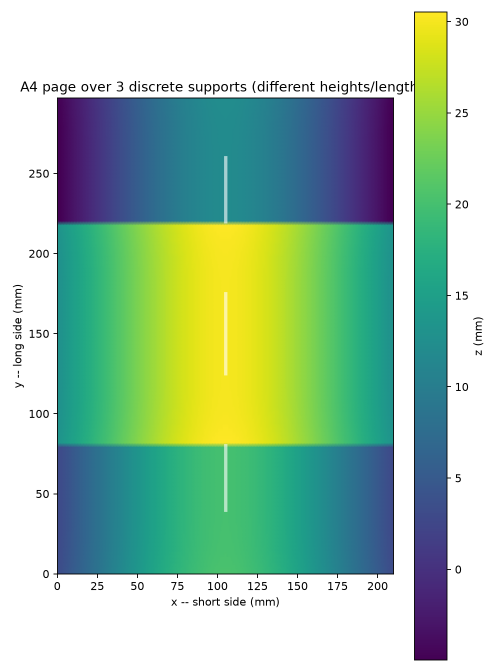
#> input picture scripts/paper_bend/multi_support_heatmap.png, 992 x 1344 px (shown at 1/2 size)
$ python -i text_bounds.py   (imports and definitions only)   (older library calls are emulated)
#> lines starting #> are read from the running program, lines starting #| are printed output that depends on the picture; after the words box and inside, x2 and y2 are one past the last pixel; in counts of white or black regions, pixels touching at a corner belong together
from __future__ import annotations

import cv2
import numpy as np

DETECT_MAX_PX = 1400
BORDER_FRAC = 0.02
MIN_COMP_FRAC = 2.5e-4
DETECT_CLOSE_W = 9
DETECT_CLOSE_H = 3
CC_CONNECTIVITY = 8
SAUVOLA_R = 127.5
SAUVOLA_WINDOW = 51
BG_KERNEL_SIZE = 51
BG_DOWNSCALE = 4
BW_STRENGTH_2 = {"k": 0.110, "minArea": 40}

PATCH_GRID_COLS = 8
PATCH_GRID_ROWS = 12
STROKE_SCALE_FRAC = 0.006
MAX_THICK_INK_FRAC = 0.15

DROP_WATERMARKS = ("arxiv:", "oceanofpdf")


def sauvola_ink_mask(flat: np.ndarray, window: int, k: float) -> np.ndarray:
    win = window | 1
    f32 = flat.astype(np.float32)
    mean = cv2.boxFilter(f32, cv2.CV_32F, (win, win), borderType=cv2.BORDER_REFLECT_101)
    sq_mean = cv2.boxFilter(f32 * f32, cv2.CV_32F, (win, win), borderType=cv2.BORDER_REFLECT_101)
    std = np.sqrt(np.clip(sq_mean - mean * mean, 0, None))
    threshold = mean * (1 - k) + (k / SAUVOLA_R) * mean * std
    return (f32 < threshold).astype(np.uint8) * 255


def morph_close_background(gray: np.ndarray, kernel: int) -> np.ndarray:
    scale = BG_DOWNSCALE
    sh, sw = round(gray.shape[0] / scale), round(gray.shape[1] / scale)
    k_small = round(kernel / scale) | 1
    if scale <= 1 or k_small < 3 or sw < 1 or sh < 1:
        se = cv2.getStructuringElement(cv2.MORPH_ELLIPSE, (kernel, kernel))
        return cv2.morphologyEx(gray, cv2.MORPH_CLOSE, se)
    small = cv2.resize(gray, (sw, sh), interpolation=cv2.INTER_AREA)
    se = cv2.getStructuringElement(cv2.MORPH_ELLIPSE, (k_small, k_small))
    bg_small = cv2.morphologyEx(small, cv2.MORPH_CLOSE, se)
    return cv2.resize(bg_small, (gray.shape[1], gray.shape[0]), interpolation=cv2.INTER_LINEAR)


def illumination_flatten(gray: np.ndarray, kernel_size: int) -> np.ndarray:
    bg = morph_close_background(gray, kernel_size | 1)
    ratio = gray.astype(np.float32) / (bg.astype(np.float32) + 1e-6) * 255
    return np.clip(ratio, 0, 255).astype(np.uint8)


def clean_document_bilevel(gray: np.ndarray, k: float, min_area: float, window: int,
                            bg_kernel: int) -> np.ndarray:
    flat = illumination_flatten(gray, bg_kernel)
    ink = sauvola_ink_mask(flat, window, k)

    if min_area > 0:
        n, labels, stats, _ = cv2.connectedComponentsWithStats(ink, connectivity=CC_CONNECTIVITY)
        keep_label = stats[:, cv2.CC_STAT_AREA] >= min_area
        keep_label[0] = False
        ink = (keep_label[labels] * 255).astype(np.uint8)

    hi = np.full_like(ink, 255)
    hi[ink > 0] = 0
    return hi


def _content_components_scan(bgr: np.ndarray, region: tuple[float, float, float, float] | None):
    ph, pw = bgr.shape[:2]
    rx0, ry0, rx1, ry1 = region if region else (0, 0, pw, ph)
    rw, rh = rx1 - rx0, ry1 - ry0

    scale = min(1.0, DETECT_MAX_PX / max(rw, rh))
    dw, dh = max(1, round(rw * scale)), max(1, round(rh * scale))

    crop = bgr[round(ry0):round(ry0 + rh), round(rx0):round(rx0 + rw)]
    small = cv2.resize(crop, (dw, dh), interpolation=cv2.INTER_AREA)
    gray = cv2.cvtColor(small, cv2.COLOR_BGR2GRAY)

    bilevel = clean_document_bilevel(gray, BW_STRENGTH_2["k"], BW_STRENGTH_2["minArea"],
                                      SAUVOLA_WINDOW, BG_KERNEL_SIZE)
    ink = (bilevel < 127).astype(np.uint8) * 255

    se = cv2.getStructuringElement(cv2.MORPH_ELLIPSE, (DETECT_CLOSE_W, DETECT_CLOSE_H))
    closed = cv2.morphologyEx(ink, cv2.MORPH_CLOSE, se)

    n, labels, stats, _ = cv2.connectedComponentsWithStats(closed, connectivity=CC_CONNECTIVITY)

    page_area = dw * dh
    min_area = max(8, MIN_COMP_FRAC * page_area)
    border_x = round(BORDER_FRAC * min(dw, dh))
    border_y = border_x

    def boxes(require_interior: bool):
        out = []
        for i in range(1, n):
            x, y, w, h, a = stats[i]
            if a < min_area:
                continue
            if require_interior and (x <= border_x or y <= border_y
                                      or x + w >= dw - border_x or y + h >= dh - border_y):
                continue
            out.append((x, y, w, h))
        return out

    kept = boxes(True) or boxes(False)
    return kept, ink, scale, rx0, ry0, rx1, ry1


def _union_box(kept: list[tuple[int, int, int, int]]) -> tuple[float, float, float, float]:
    x0 = min(b[0] for b in kept)
    y0 = min(b[1] for b in kept)
    x1 = max(b[0] + b[2] for b in kept)
    y1 = max(b[1] + b[3] for b in kept)
    return x0, y0, x1, y1


def detect_content_box_scan(bgr: np.ndarray, region: tuple[float, float, float, float] | None = None):
    kept, _, scale, rx0, ry0, rx1, ry1 = _content_components_scan(bgr, region)
    if not kept:
        return rx0, ry0, rx1, ry1
    bx0, by0, bx1, by1 = _union_box(kept)
    return (rx0 + bx0 / scale, ry0 + by0 / scale, rx0 + bx1 / scale, ry0 + by1 / scale)


# [70 lines left out: functions content_box_scan_coverage, patch_fill_ratio_boxes, classify_patches_scan, _drop_watermark_words, not called in this run]


def _block_bbox(words: list) -> tuple[float, float, float, float]:
    return (min(w[0] for w in words), min(w[1] for w in words),
            max(w[2] for w in words), max(w[3] for w in words))


# [20 lines left out: functions arxiv_sidebar_bbox, oceanofpdf_watermark_bboxes, detect_text_box_pdf, not called in this run]

>>> import cv2
>>> picture = cv2.imread('paper_bend/multi_support_heatmap.png')
#> picture is the input picture: shape (1344, 992, 3); mean B, G, R 171.2, 197.1, 161.4
>>> result = detect_content_box_scan(picture)
#> in morph_close_background, `bg_small = cv2.morphologyEx(small, cv2.MORPH_CLOSE, se)`:
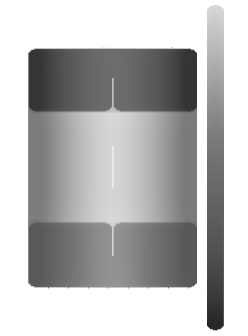
#> bg_small: shape (336, 248); min 41, max 255, mean 186.7
#> in illumination_flatten, `ratio = gray.astype(np.float32) / (bg.astype(np.float32) + 1e-6) * 255`:
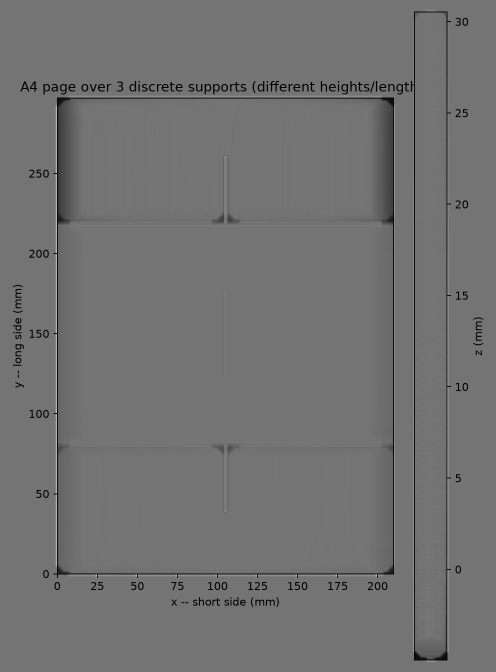
#> ratio: shape (1344, 992) float32 (shown at 1/2 size); min 0, max 560.6, mean 249.6; drawn with min black and max white
#> in sauvola_ink_mask, `threshold = mean * (1 - k) + (k / SAUVOLA_R) * mean * std`:
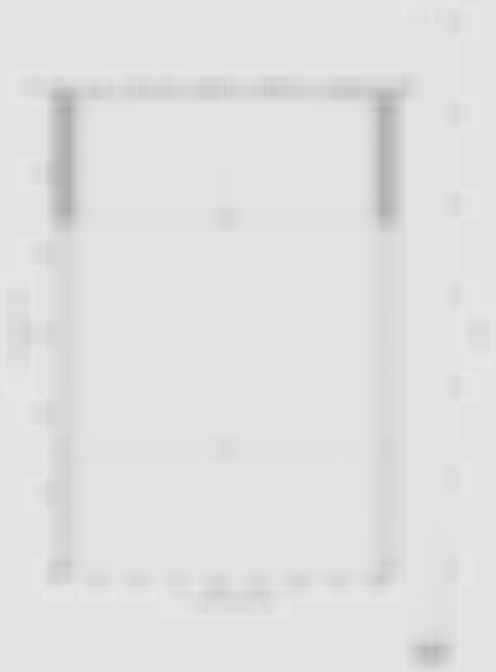
#> threshold: shape (1344, 992) float32 (shown at 1/2 size); min 164.2, max 230.1, mean 224.6
#> in sauvola_ink_mask, `return (f32 < threshold).astype(np.uint8) * 255`:
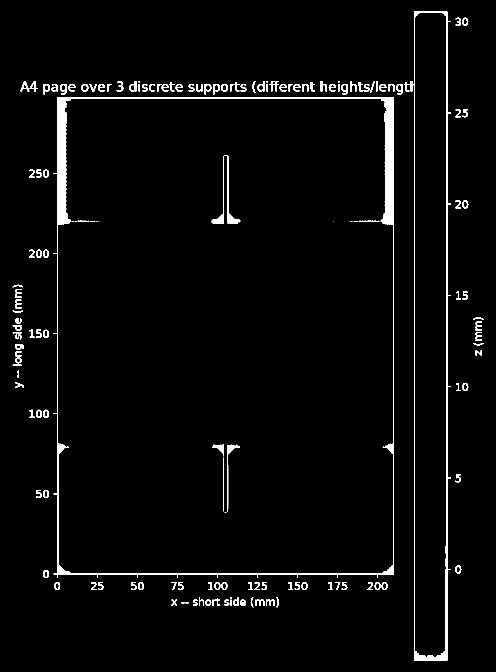
#> returned value: shape (1344, 992) (shown at 1/2 size); 2.9% white; 162 white regions (26 under 20 px), largest, box (x1, y1, x2, y2) and area: (107, 195, 788, 1156) 16893, (821, 23, 902, 1321) 6889, (423, 311, 481, 448) 946
#> in clean_document_bilevel, `n, labels, stats, _ = cv2.connectedComponentsWithStats(ink, connectivi..`:
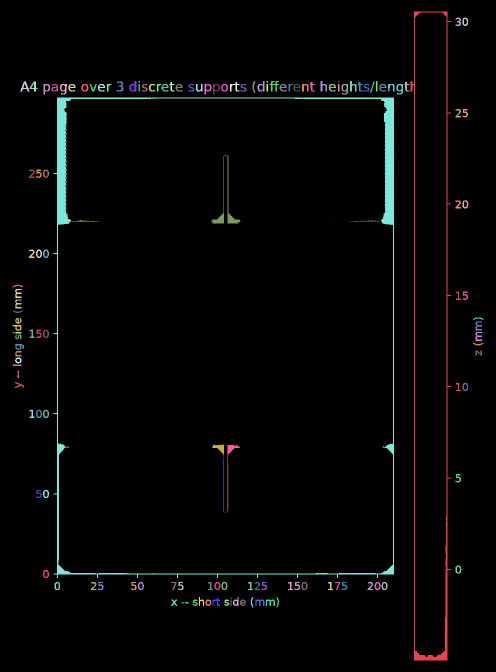
#> labels: shape (1344, 992) int32 (shown at 1/2 size); 163 distinct labels, from 0 to 162; one colour per label, 0 black
#> in clean_document_bilevel, `n, labels, stats, _ = cv2.connectedComponentsWithStats(ink, connectivi..`: n = 163; stats = 163 rows, first 6: [0, 0, 992, 1344, 1295150], [821, 23, 81, 1298, 6889], [911, 35, 11, 17, 96], [925, 35, 12, 17, 107], [41, 163, 18, 20, 146], [59, 163, 16, 20, 139]
#> in _content_components_scan, `bilevel = clean_document_bilevel(gray, BW_STRENGTH_2["k"], BW_STRENGTH..`:
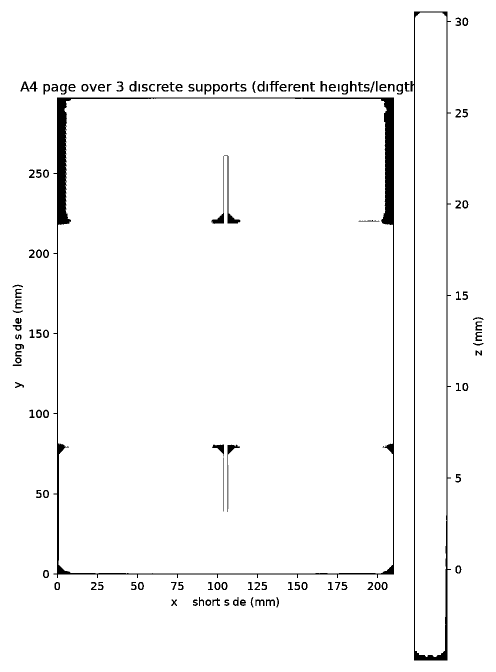
#> bilevel: shape (1344, 992) (shown at 1/2 size); 97.2% white; 133 black regions, largest, box (x1, y1, x2, y2) and area: (107, 195, 788, 1156) 16893, (821, 23, 902, 1321) 6889, (423, 311, 481, 448) 946
#> in _content_components_scan, `n, labels, stats, _ = cv2.connectedComponentsWithStats(closed, connect..`:
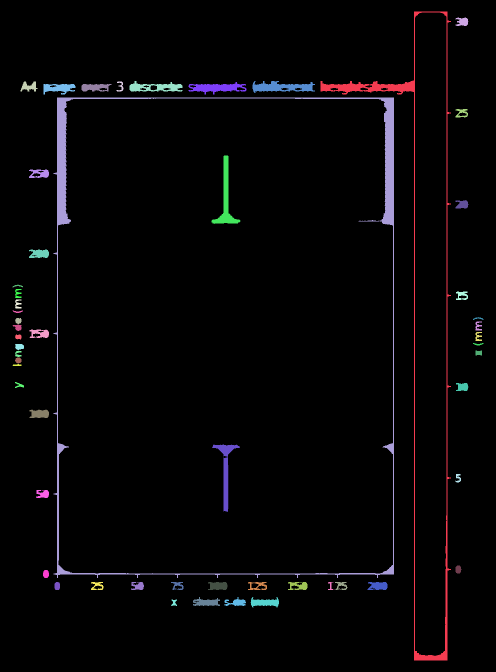
#> labels: shape (1344, 992) int32 (shown at 1/2 size); 56 distinct labels, from 0 to 55; one colour per label, 0 black
#> in _content_components_scan, `n, labels, stats, _ = cv2.connectedComponentsWithStats(closed, connect..`: n = 56; stats = 56 rows, first 6: [0, 0, 992, 1344, 1285421], [641, 23, 261, 1298, 9663], [911, 35, 26, 17, 321], [41, 163, 34, 20, 385], [233, 163, 14, 20, 121], [259, 162, 106, 21, 1271]
#> the loop in boxes, `for i in range(1, n):` made 55 passes
#> (x, y, w, h, a) on passes 1 to 8: (641, 23, 261, 1298, 9663), (911, 35, 26, 17, 321), (41, 163, 34, 20, 385), (233, 163, 14, 20, 121), (259, 162, 106, 21, 1271), (505, 162, 125, 24, 1751), (377, 164, 116, 25, 1506), (87, 168, 64, 21, 885)
#> after the loop in boxes, `for i in range(1, n):`: out = 20 items, first 6: (641, 23, 261, 1298), (41, 163, 34, 20), (259, 162, 106, 21), (505, 162, 125, 24), (377, 164, 116, 25), (87, 168, 64, 21)
#> in _content_components_scan, `kept = boxes(True) or boxes(False)`: kept has the same summary as out in boxes
#> in detect_content_box_scan, `kept, _, scale, rx0, ry0, rx1, ry1 = _content_components_scan(bgr, reg..`: kept has the same summary as out in boxes; scale = 1; rx0 = 0; rx1 = 992; ry1 = 1344
#> in _union_box, `x0 = min(b[0] for b in kept)`: x0 = 41
#> in _union_box, `y0 = min(b[1] for b in kept)`: y0 = 23
#> in _union_box, `x1 = max(b[0] + b[2] for b in kept)`: x1 = 902
#> in _union_box, `y1 = max(b[1] + b[3] for b in kept)`: y1 = 1321
#> in detect_content_box_scan, `bx0, by0, bx1, by1 = _union_box(kept)`: bx0 = 41; by0 = 23; bx1 = 902; by1 = 1321
#> result = (41, 23, 902, 1321)

$ run again, on scripts/paper_bend/multi_support_profiles.png
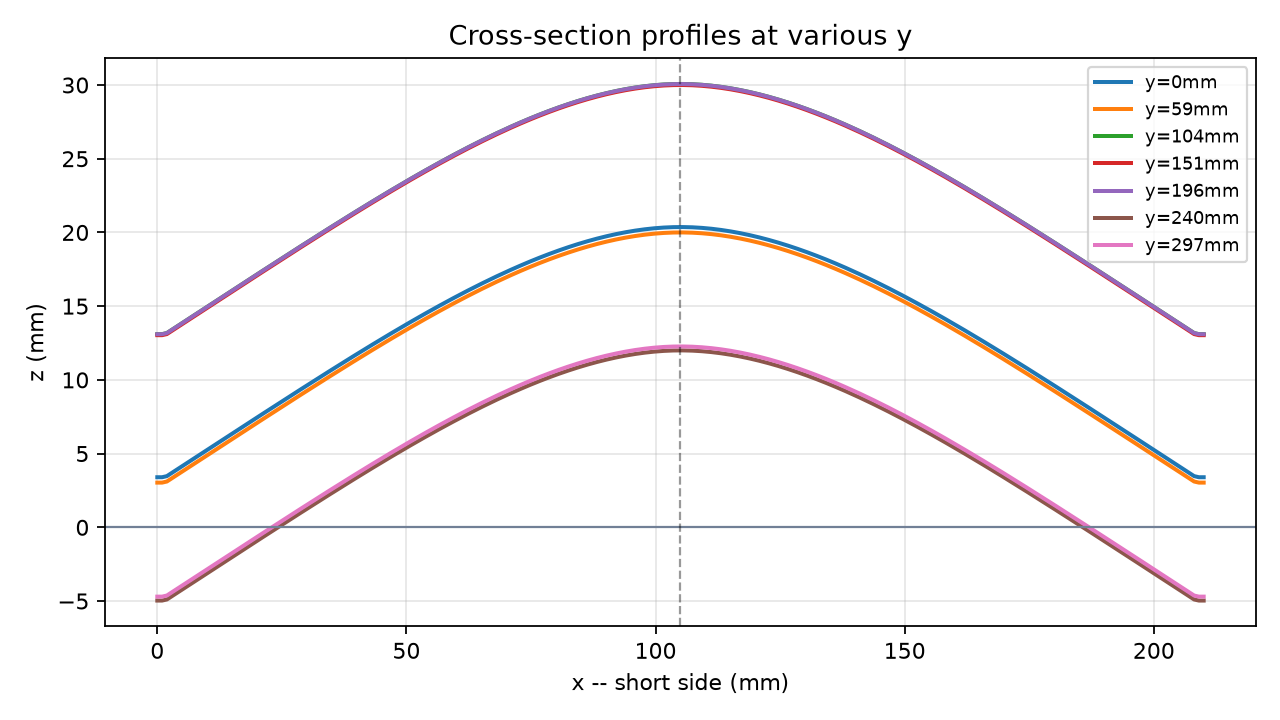
#> input picture scripts/paper_bend/multi_support_profiles.png, 1280 x 720 px
#> picture is the input picture: shape (720, 1280, 3); mean B, G, R 246.7, 246.1, 247.5
#> bg_small: shape (180, 320); every value is 255
#> in clean_document_bilevel, `n, labels, stats, _ = cv2.connectedComponentsWithStats(ink, connectivi..`:
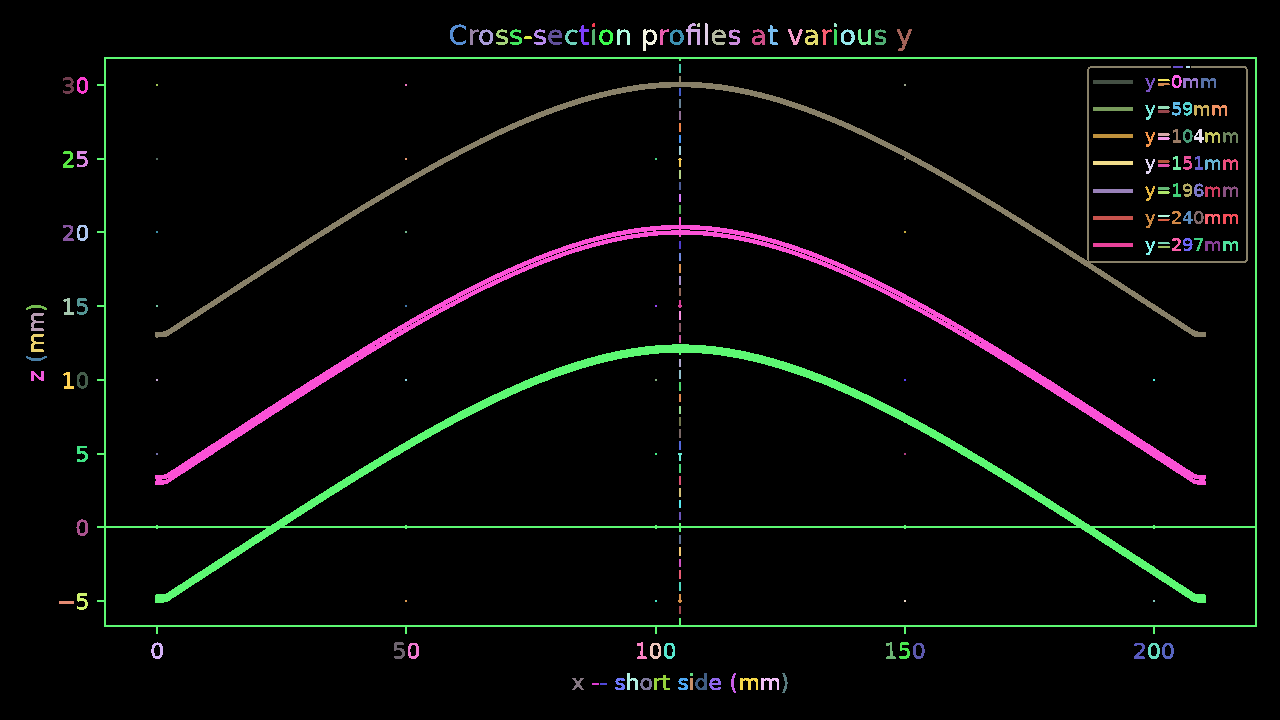
#> labels: shape (720, 1280) int32; 212 distinct labels, from 0 to 211; one colour per label, 0 black
#> in clean_document_bilevel, `n, labels, stats, _ = cv2.connectedComponentsWithStats(ink, connectivi..`: n = 212; stats = 212 rows, first 6: [0, 0, 1280, 720, 872320], [592, 23, 3, 4, 11], [686, 23, 14, 22, 146], [697, 23, 3, 4, 11], [705, 23, 3, 22, 65], [834, 23, 3, 4, 11]
#> ink: shape (720, 1280); 5.2% white; 121 white regions, largest, box (x1, y1, x2, y2) and area: (97, 57, 1257, 634) 18647, (155, 217, 1206, 485) 10434, (155, 66, 1248, 338) 7879
#> closed: shape (720, 1280); 6.2% white; 39 white regions, largest, box (x1, y1, x2, y2) and area: (97, 57, 1257, 634) 33086, (155, 217, 1206, 485) 10833, (643, 23, 740, 51) 1370
#> in _content_components_scan, `n, labels, stats, _ = cv2.connectedComponentsWithStats(closed, connect..`:
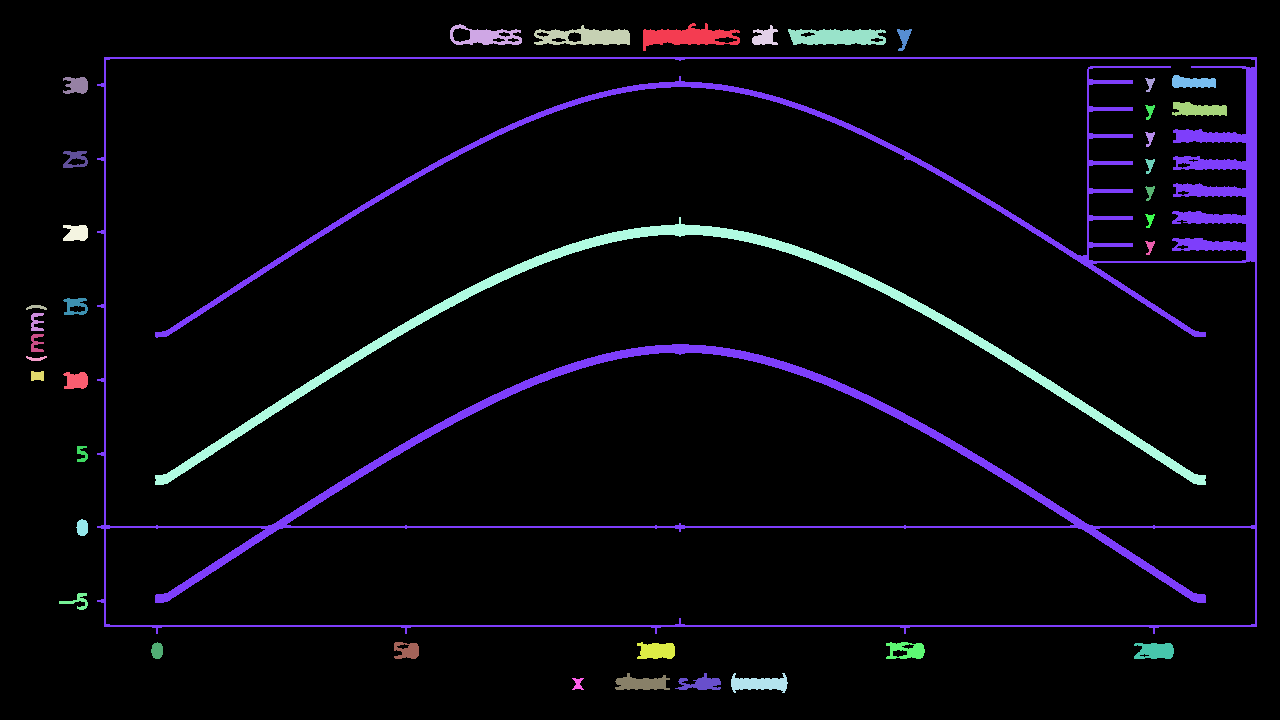
#> labels: shape (720, 1280) int32; 40 distinct labels, from 0 to 39; one colour per label, 0 black
#> in _content_components_scan, `n, labels, stats, _ = cv2.connectedComponentsWithStats(closed, connect..`: n = 40; stats = 40 rows, first 6: [0, 0, 1280, 720, 864853], [643, 23, 97, 28, 1370], [450, 24, 72, 21, 777], [534, 25, 96, 20, 1182], [752, 25, 26, 20, 316], [788, 29, 98, 16, 1280]
#> the loop in boxes, `for i in range(1, n):` made 39 passes
#> (x, y, w, h, a) on passes 1 to 8: (643, 23, 97, 28, 1370), (450, 24, 72, 21, 777), (534, 25, 96, 20, 1182), (752, 25, 26, 20, 316), (788, 29, 98, 16, 1280), (897, 29, 15, 22, 168), (97, 57, 1160, 577, 33086), (1172, 75, 44, 13, 426)
#> after the loop in boxes, `for i in range(1, n):`: out = 21 items, first 6: (643, 23, 97, 28), (450, 24, 72, 21), (534, 25, 96, 20), (752, 25, 26, 20), (788, 29, 98, 16), (97, 57, 1160, 577)
#> in _content_components_scan, `kept = boxes(True) or boxes(False)`: kept has the same summary as out in boxes
#> in detect_content_box_scan, `kept, _, scale, rx0, ry0, rx1, ry1 = _content_components_scan(bgr, reg..`: kept has the same summary as out in boxes; scale = 1; rx0 = 0; rx1 = 1280; ry1 = 720
#> x0 = 63
#> y0 = 23
#> x1 = 1257
#> y1 = 693
#> bx0 = 63; by0 = 23; bx1 = 1257; by1 = 693
#> result = (63, 23, 1257, 693)
